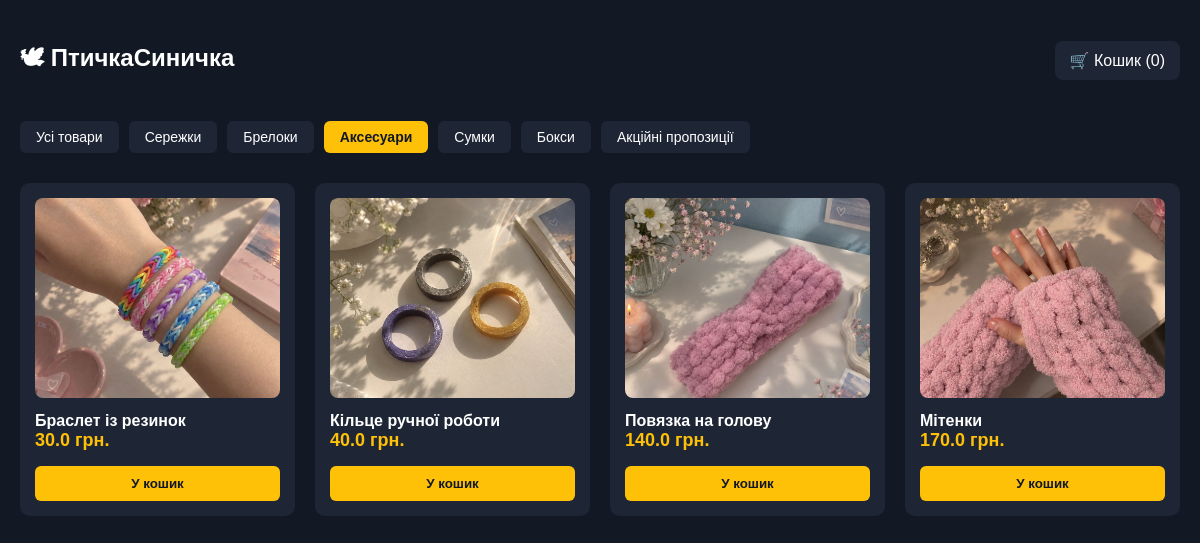
Page /?category=Аксесуари on the committed database.
### tables this page shows
CREATE TABLE products (
            id INTEGER PRIMARY KEY AUTOINCREMENT,
            title TEXT NOT NULL,
            category TEXT NOT NULL,
            price REAL NOT NULL,
            old_price REAL,
            image TEXT NOT NULL,
            description TEXT
        );

### app.py (the view)
@app.route('/')
def index():
    conn = get_db_connection()
    selected_category = request.args.get('category')
    categories = [row['category'] for row in conn.execute('SELECT DISTINCT category FROM products').fetchall()]
    if selected_category:
        products = conn.execute('SELECT * FROM products WHERE category = ?', (selected_category,)).fetchall()
    else:
        products = conn.execute('SELECT * FROM products').fetchall()
    conn.close()
    cart = session.get('cart', {})
    cart_count = sum(cart.values())
    return render_template('index.html', products=products, categories=categories, selected_category=selected_category, cart_count=cart_count)

### app.py (called while the page is built)
def get_db_connection():
    conn = sqlite3.connect('database.db')
    conn.row_factory = sqlite3.Row
    return conn

### templates/index.html (shortened to what this page needs)
<!DOCTYPE html>
<html lang="uk">
<head>
</head>
<body>
    <div class="container">
        <div class="header">
            <h2>🕊 ПтичкаСиничка</h2>
            <a href="{{ url_for('cart') }}" class="cart-link">🛒 Кошик ({{ cart_count }})</a>
        </div>
        <div class="categories-nav">
            <a href="{{ url_for('index') }}" class="btn {% if not selected_category %}btn-primary{% else %}btn-secondary{% endif %}">Усі товари</a>
            {% for cat in categories %}
                <a href="{{ url_for('index', category=cat) }}" class="btn {% if selected_category == cat %}btn-primary{% else %}btn-secondary{% endif %}">{{ cat }}</a>
            {% endfor %}
        </div>
        <div class="products-grid">
            {% for product in products %}
                <div class="product-card">
                    <div>
                        <a href="{{ url_for('product_detail', product_id=product.id) }}">
                            <img src="{{ url_for('static', filename='uploads/' + product.image) }}" alt="{{ product.title }}">
                        </a>
                        <a href="{{ url_for('product_detail', product_id=product.id) }}" class="product-title">{{ product.title }}</a>
                    </div>
                    <div>
                        <div class="price-block">
                            <span class="current-price">{{ product.price }} грн.</span>
                        </div>
                        <form action="{{ url_for('add_to_cart', product_id=product.id) }}" method="POST">
                            <button type="submit" class="buy-btn">У кошик</button>
                        </form>
                    </div>
                </div>
            {% endfor %}
        </div>
    </div>
</body>
</html>

### templates/index.html (style rules this page uses)
body { font-family: Arial, sans-serif; background-color: #121824; color: #ffffff; margin: 0; padding: 20px; }
.container { max-width: 1200px; margin: 0 auto; }
.header { display: flex; justify-content: space-between; align-items: center; margin-bottom: 20px; }
.cart-link { color: #ffffff; text-decoration: none; background-color: #1e2636; padding: 10px 15px; border-radius: 8px; }
.categories-nav { display: flex; gap: 10px; flex-wrap: wrap; margin-bottom: 30px; }
.btn { padding: 8px 16px; border-radius: 6px; text-decoration: none; font-size: 14px; transition: 0.2s; }
.btn-primary { background-color: #ffc107; color: #121824; font-weight: bold; }
.btn-secondary { background-color: #1e2636; color: #ffffff; }
.products-grid { display: grid; grid-template-columns: repeat(auto-fill, minmax(250px, 1fr)); gap: 20px; }
.product-card { background-color: #1e2636; border-radius: 10px; padding: 15px; display: flex; flex-direction: column; justify-content: space-between; }
.product-card img { width: 100%; height: 200px; object-fit: cover; border-radius: 8px; margin-bottom: 10px; }
.product-title { font-size: 16px; font-weight: bold; margin-bottom: 10px; color: #ffffff; text-decoration: none; }
.price-block { margin-bottom: 15px; }
.current-price { font-size: 18px; font-weight: bold; color: #ffc107; }
.buy-btn { background-color: #ffc107; color: #121824; border: none; padding: 10px; border-radius: 6px; font-weight: bold; cursor: pointer; width: 100%; }

### rows in the picture
products: image (picture), title "Браслет із резинок", price "30.0"
products: image (picture), title "Кільце ручної роботи", price "40.0"
products: image (picture), title "Повязка на голову", price "140.0"
products: image (picture), title "Мітенки", price "170.0"

### other values in the picture
{{ cart_count }} "0"
{{ cat }} "Сережки" "Брелоки" "Аксесуари" "Сумки" "Бокси" "Акційні пропозиції"
